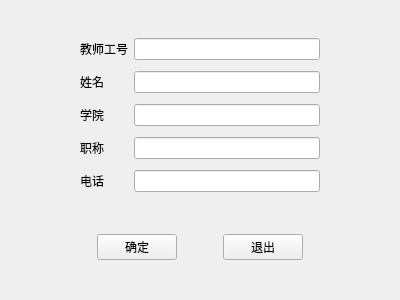
<?xml version="1.0" encoding="UTF-8"?>
<ui version="4.0">
 <class>admin_teacherinfo</class>
 <widget class="QWidget" name="admin_teacherinfo">
  <property name="geometry">
   <rect>
    <x>0</x>
    <y>0</y>
    <width>400</width>
    <height>300</height>
   </rect>
  </property>
  <property name="windowTitle">
   <string>admin_teacherinfo</string>
  </property>
  <layout class="QGridLayout" name="gridLayout_2">
   <item row="0" column="0">
    <widget class="QWidget" name="widget_3" native="true">
     <layout class="QGridLayout" name="gridLayout_3" rowstretch="3,1">
      <item row="0" column="0">
       <widget class="QWidget" name="widget" native="true">
        <layout class="QGridLayout" name="gridLayout" columnstretch="1,1,4,1">
         <item row="2" column="0">
          <spacer name="horizontalSpacer">
           <property name="orientation">
            <enum>Qt::Horizontal</enum>
           </property>
           <property name="sizeHint" stdset="0">
            <size>
             <width>40</width>
             <height>20</height>
            </size>
           </property>
          </spacer>
         </item>
         <item row="3" column="2">
          <widget class="QLineEdit" name="lineEdit_tposition"/>
         </item>
         <item row="0" column="2">
          <widget class="QLineEdit" name="lineEdit_tno"/>
         </item>
         <item row="4" column="1">
          <widget class="QLabel" name="label_5">
           <property name="text">
            <string>电话</string>
           </property>
          </widget>
         </item>
         <item row="1" column="2">
          <widget class="QLineEdit" name="lineEdit_tname"/>
         </item>
         <item row="2" column="2">
          <widget class="QLineEdit" name="lineEdit_tsdept"/>
         </item>
         <item row="1" column="1">
          <widget class="QLabel" name="label_2">
           <property name="text">
            <string>姓名</string>
           </property>
          </widget>
         </item>
         <item row="2" column="1">
          <widget class="QLabel" name="label_3">
           <property name="text">
            <string>学院</string>
           </property>
          </widget>
         </item>
         <item row="0" column="1">
          <widget class="QLabel" name="label">
           <property name="text">
            <string>教师工号</string>
           </property>
          </widget>
         </item>
         <item row="4" column="2">
          <widget class="QLineEdit" name="lineEdit_tel"/>
         </item>
         <item row="2" column="3">
          <spacer name="horizontalSpacer_2">
           <property name="orientation">
            <enum>Qt::Horizontal</enum>
           </property>
           <property name="sizeHint" stdset="0">
            <size>
             <width>40</width>
             <height>20</height>
            </size>
           </property>
          </spacer>
         </item>
         <item row="3" column="1">
          <widget class="QLabel" name="label_4">
           <property name="text">
            <string>职称</string>
           </property>
          </widget>
         </item>
        </layout>
       </widget>
      </item>
      <item row="1" column="0">
       <widget class="QWidget" name="widget_2" native="true">
        <layout class="QHBoxLayout" name="horizontalLayout" stretch="1,1,0,1,1">
         <item>
          <spacer name="horizontalSpacer_3">
           <property name="orientation">
            <enum>Qt::Horizontal</enum>
           </property>
           <property name="sizeHint" stdset="0">
            <size>
             <width>40</width>
             <height>20</height>
            </size>
           </property>
          </spacer>
         </item>
         <item>
          <widget class="QPushButton" name="pushButton">
           <property name="text">
            <string>确定</string>
           </property>
          </widget>
         </item>
         <item>
          <spacer name="horizontalSpacer_5">
           <property name="orientation">
            <enum>Qt::Horizontal</enum>
           </property>
           <property name="sizeHint" stdset="0">
            <size>
             <width>40</width>
             <height>20</height>
            </size>
           </property>
          </spacer>
         </item>
         <item>
          <widget class="QPushButton" name="pushButton_2">
           <property name="text">
            <string>退出</string>
           </property>
          </widget>
         </item>
         <item>
          <spacer name="horizontalSpacer_4">
           <property name="orientation">
            <enum>Qt::Horizontal</enum>
           </property>
           <property name="sizeHint" stdset="0">
            <size>
             <width>40</width>
             <height>20</height>
            </size>
           </property>
          </spacer>
         </item>
        </layout>
       </widget>
      </item>
     </layout>
    </widget>
   </item>
  </layout>
 </widget>
 <layoutdefault spacing="6" margin="11"/>
 <resources/>
 <connections/>
</ui>
